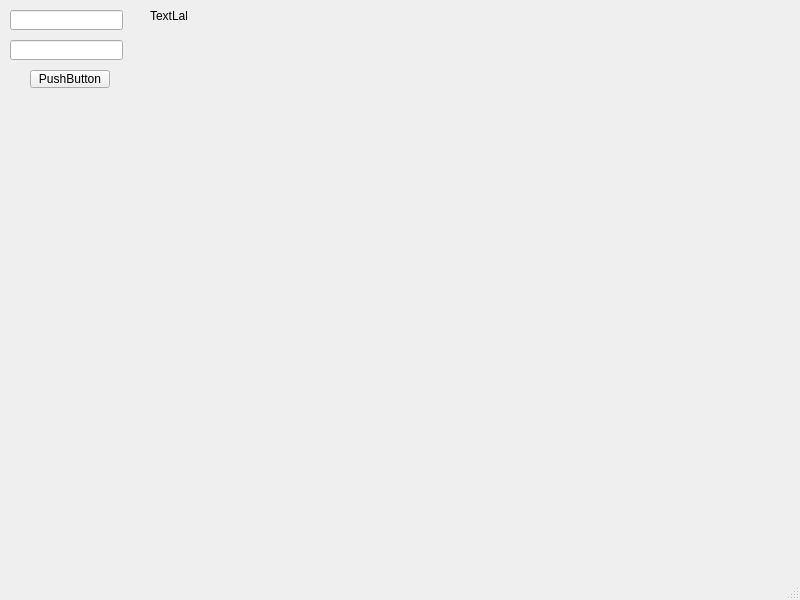
<?xml version="1.0" encoding="UTF-8"?>
<ui version="4.0">
 <class>MainWindow</class>
 <widget class="QMainWindow" name="MainWindow">
  <property name="geometry">
   <rect>
    <x>0</x>
    <y>0</y>
    <width>800</width>
    <height>600</height>
   </rect>
  </property>
  <property name="windowTitle">
   <string>MainWindow</string>
  </property>
  <widget class="QWidget" name="centralwidget">
   <widget class="QLineEdit" name="pickupInput">
    <property name="geometry">
     <rect>
      <x>10</x>
      <y>10</y>
      <width>113</width>
      <height>20</height>
     </rect>
    </property>
   </widget>
   <widget class="QLineEdit" name="dropoffInput">
    <property name="geometry">
     <rect>
      <x>10</x>
      <y>40</y>
      <width>113</width>
      <height>20</height>
     </rect>
    </property>
   </widget>
   <widget class="QPushButton" name="requestButton">
    <property name="geometry">
     <rect>
      <x>30</x>
      <y>70</y>
      <width>80</width>
      <height>18</height>
     </rect>
    </property>
    <property name="text">
     <string>PushButton</string>
    </property>
   </widget>
   <widget class="QLabel" name="statusLabel">
    <property name="geometry">
     <rect>
      <x>150</x>
      <y>10</y>
      <width>37</width>
      <height>12</height>
     </rect>
    </property>
    <property name="text">
     <string>TextLabel</string>
    </property>
   </widget>
  </widget>
  <widget class="QMenuBar" name="menubar">
   <property name="geometry">
    <rect>
     <x>0</x>
     <y>0</y>
     <width>800</width>
     <height>17</height>
    </rect>
   </property>
  </widget>
  <widget class="QStatusBar" name="statusbar"/>
 </widget>
 <resources/>
 <connections/>
</ui>
